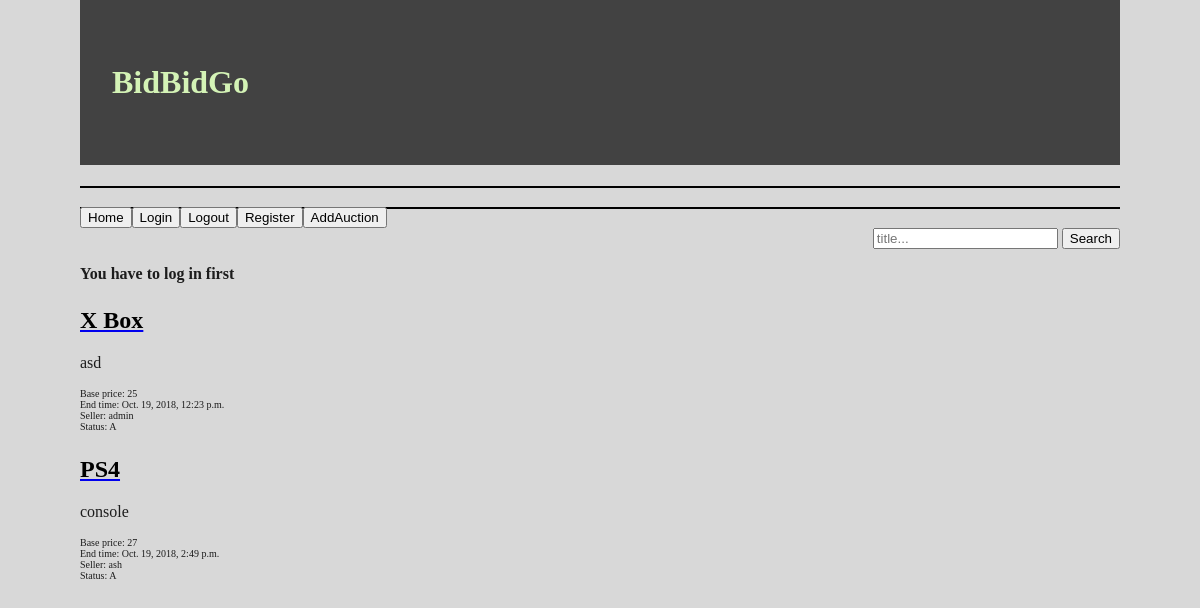
Before: /addauction/ with the older database file.
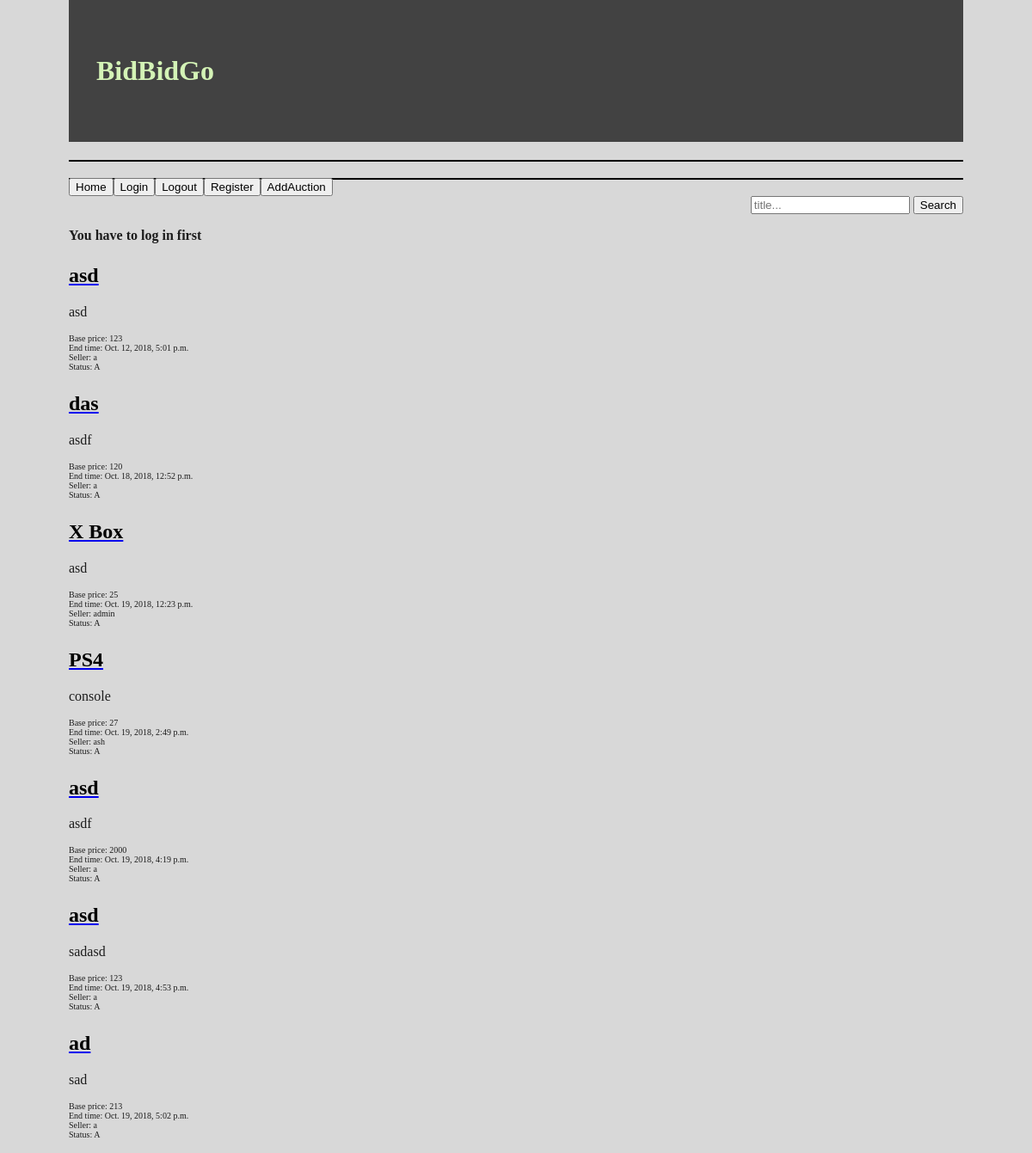
After: the same page with the newer database file.
### auction/models.py (models this page shows, shortened)
class auction(models.Model):
    LOC = (
        ('BG', 'Bangalore'),
        ('MUM', 'Mumbai'),
        ('DL', 'Delhi'),
    )
    status = (
        ('A', 'Active'),
        ('U', 'Upcoming'),
        ('F', 'Finished'),
    )
    title = models.CharField(max_length=150)
    description = models.TextField()
    base_price = models.IntegerField()
    creation_time = models.DateTimeField(auto_now_add=True)
    start_time = models.DateTimeField()
    end_time = models.DateTimeField()
    seller = models.ForeignKey(User, on_delete=models.CASCADE)
    location = models.CharField(max_length=3)
    status = models.CharField(max_length=1, default='A')
    image = models.FileField(name='image')
    class Meta:
        ordering = ['end_time']

### auction/views.py (the view)
# urls.py: path('addauction/', views.add_auction, name='addauction'),
def add_auction(request):
    if request.user.is_authenticated:
        if not request.method == 'POST':
            form = createAuction()
            return render(request, 'add_auction.html', {'form': form})
        else:
            form = createAuction(request.POST, request.FILES)
            if form.is_valid():
                product = form.save(commit=False)
                product.seller = request.user
                product.image = request.FILES['image']
                file_type = product.image.url.split('.')[-1]
                file_type = file_type.lower()
                if file_type not in IMAGE_FILE_TYPES:
                    message = "This filetype is not supported."
                    form = createAuction()
                    return render(request, 'add_auction.html', {'msg': message, 'form': form})
                product.save()
                cd = form.cleaned_data
                end_time = cd['end_time']
                d = end_time
                if (d - datetime.now(pytz.timezone('Asia/Kolkata'))).total_seconds() < 86400:
                    print('hitted')
                    message = "The minimum duration of an auction is 24hours. You have to change the end time."
                    form = createAuction()
                    return render(request, 'add_auction.html', {'msg': message, 'form': form})
                message = "New auction has been saved"
                return render(request, 'product_added.html', {'message': message})
            else:
                form = createAuction()
                return render(request, 'add_auction.html', {'form': form, 'error': "Not valid data"})
    else:
        message = "You have to log in first"
        posts = auction.objects.all()
        return render(request, "home.html", {'msg': message, 'posts': posts})

### auction/templates/home.html (shortened to what this page needs)
{% extends "base.html" %}
{% block content %}
<strong>{{ msg }}</strong>
    {% for post in posts %}
    <a href="/auction/{{ post.id }}/"><h2>{{ post.title }}</h2></a>
<p>{{ post.description }}</p>
<font size="1">Base price: {{ post.base_price }} <br>
    End time: {{ post.end_time }}<br>
    Seller: {{ post.seller.username }}<br>
    Status: {{ post.status }}<br></font>
{% endfor %}
{% endblock %}

Changed rows visible on the page:
added auction: title "asd", description "asd", base_price "123", end_time "Oct. 12, 2018, 5:01 p.m.", seller.username "a", status "A"
added auction: title "das", description "asdf", base_price "120", end_time "Oct. 18, 2018, 12:52 p.m.", seller.username "a", status "A"
added auction: title "asd", description "asdf", base_price "2000", end_time "Oct. 19, 2018, 4:19 p.m.", seller.username "a", status "A"
added auction: title "asd", description "sadasd", base_price "123", end_time "Oct. 19, 2018, 4:53 p.m.", seller.username "a", status "A"
added auction: title "ad", description "sad", base_price "213", end_time "Oct. 19, 2018, 5:02 p.m.", seller.username "a", status "A"
